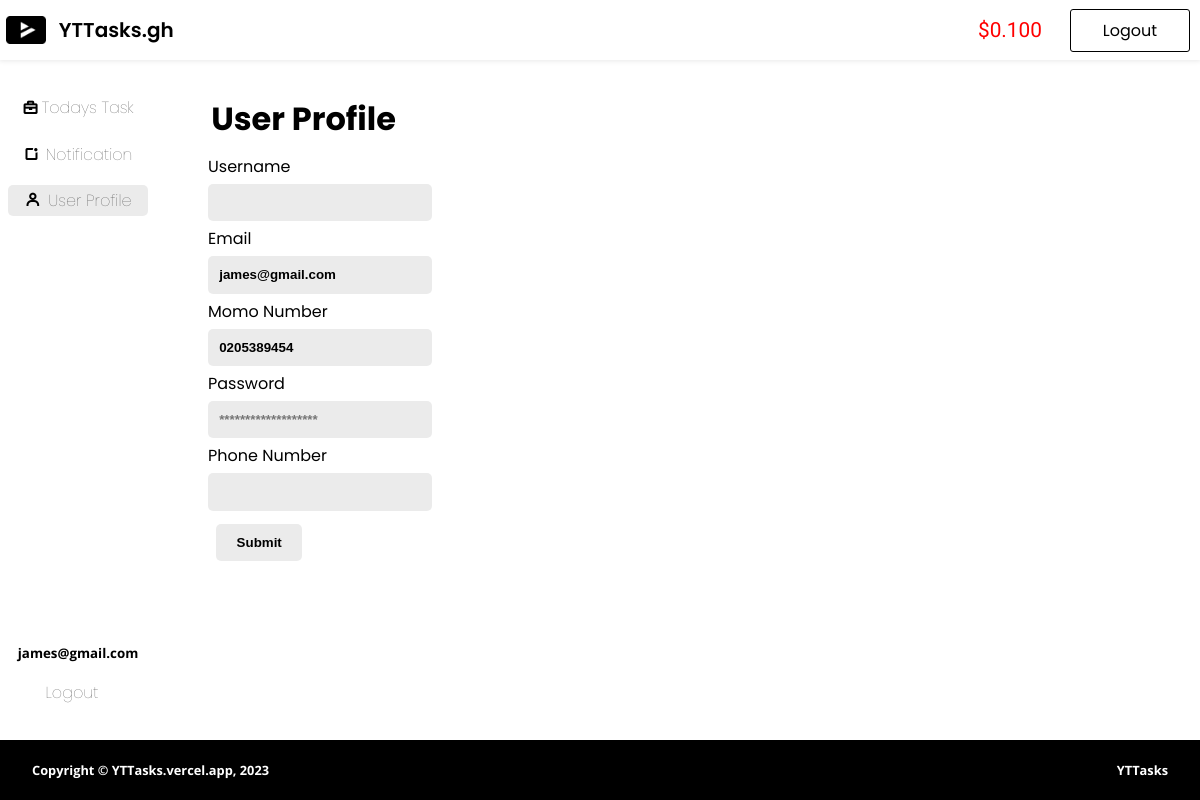
Screenshot of /dashboard/user_profile/ (signed in) with the database file from the repository.
### accounts/models.py (models this page shows, shortened)
class YTTasker_payout(models.Model):
    tasker = models.ForeignKey(User, on_delete=models.CASCADE)
    payout = models.FloatField()

class User(AbstractBaseUser, PermissionsMixin):
    username = None
    email = models.EmailField('Email', unique=True)
    last_login = models.DateTimeField(verbose_name='last login', auto_now=True)
    is_active = models.BooleanField(default=True)  # Add the is_active field
    is_staff = models.BooleanField(default=False)
    USERNAME_FIELD = 'email'
    REQUIRED_FIELDS = []  # Add any required fields here (e.g., first_name, last_name)
    objects = UserManager()

class Profile(models.Model):
    yttasker = models.ForeignKey(YTTasker, on_delete=models.CASCADE)
    username = models.CharField(max_length=100)
    email = models.EmailField(max_length=254)
    momo_number = PhoneNumberField(null=False, blank=False)
    password = models.CharField(max_length=50)
    phonenumber = PhoneNumberField(null=False, blank=False)

### dashboard/views.py (the view)
# urls.py: path('user_profile/', views.user_profile, name="user_profile"),
@login_required(login_url="accounts:login_yttasker")
def user_profile(request):
    if request.user.is_staff:
        return render(request, "dashboard/user_profile.html")
    new_yttasker_task = YTTasker_task.objects.filter(tasker=request.user, completed=True)
    point_sum = 0
    for task in new_yttasker_task:
        point_sum += task.task.point
    profile = Profile.objects.get(yttasker__email=request.user)
    return render(request, "dashboard/user_profile.html", {"yttasker_profile": profile,"point_sum": YTTasker_payout.objects.get(tasker__email=request.user).payout})

### dashboard/templates/dashboard/user_profile.html (shortened to what this page needs)
{% extends "dashboard/base.html" %}
{% load static %}
{% block custom-css %}
  <link rel="stylesheet" href="{% static 'dashboard/user_profile.css' %}">
{% endblock custom-css %}
{% block payout %}
<div class="payout">
    <small><span>${{point_sum |floatformat:"3"}}</span></small>
</div>
{% endblock payout %}
{% block content %}
<div class="main">
    <div class="sidemenu">
        <li><a href="{% url 'dashboard:dashboard' %}"><i class="bx bx-briefcase"></i>Todays Task</a></li>
        <li><a href="{% url 'dashboard:notification' %}"><i class="bx bx-notification"></i>Notification</a></li>
        <li class="active"><a href="#"><i class="bx bx-user"></i>User Profile</a></li>
        <div class="extra-menu">
            <small><b>{{request.user.email}}</b></small>
            <li><a href="{% url 'accounts:logout_yttasker' %}">Logout</a></li>
        </div>
    </div>
    <div class="main-content">
        <div class="user-form">
            <h3>User Profile</h3>
        <form action="{% url 'dashboard:update_profile' request.user.id %}" method="post">
            {% if request.user.is_staff %}
                <label for="username">Username</label>
                <input type="text" placeholder="{{request.user.username}}" name="username" value="{{request.user.username}}">
                <label for="email">Email</label>
                <input type="email" readonly name="email" id="email" placeholder="{{request.user.email}}" value="{{request.user.email}}">
                <label for="momo_number">Momo Number</label>
                <input type="number" name="momo_number" id="" placeholder="None">
                <label for="Password">Password</label>
                <input type="password" readonly name="password" placeholder="**************">
                <label for="phonenumber">Phone Number</label>
                <input type="number" name="phonenumber" placeholder="None" id="">
                <input class="btn" type="submit" placeholder="Update">
            {% else %}
                <label for="username">Username</label>
                <input type="text" placeholder="{{yttasker_profile.username}}" name="username" value="{{yttasker_profile.username}}">
                <label for="email">Email</label>
                <input type="email" readonly name="email" id="email" placeholder="{{yttasker_profile.email}}" value="{{yttasker_profile.email}}">
                <label for="momo_number">Momo Number</label>
                <input type="number" name="momo_number" id="" placeholder="{{yttasker_profile.momo_number}}" value="{{yttasker_profile.momo_number}}"">
                <label for="Password">Password</label>
                <input type="password" readonly name="password" placeholder="*******************" >
                <label for="phonenumber">Phone Number</label>
                <input type="number" name="phonenumber" placeholder="{{yttasker_profile.phonenumber}}" id="" value="{{yttasker_profile.phonenumber}}">
                <input class="btn" placeholder="Update" type="submit" >
            {% endif %}
        </form>
        </div>
    </div>
</div>
{% endblock content %}

### dashboard/static/dashboard/style.css (style rules this page uses)
body { width: 100%; height: 100vh; box-sizing: border-box; padding: 0; margin: 0; }
.payout { padding: 1rem .5rem; font-size: 1rem; font-family: "Ubuntu"; }
.payout span { color: red; font-size: 1.3rem; }

### dashboard/static/dashboard/base.css (style rules this page uses)
.sidemenu { width: 13%; height: 100%; display: flex; flex-direction: column; align-items: center; gap: 15px; padding: 2rem 0; box-sizing: border-box; }
.sidemenu li { list-style: none; display: flex; width: 90%; padding: 0.2rem 0.8rem; align-items: center; box-sizing: border-box; }
.sidemenu li.active { background: rgba(211, 211, 211, 0.4588235294); border-radius: 5px; }
.sidemenu li a { width: 100%; display: flex; align-items: center; justify-content: space-around; text-decoration: none; color: rgba(0, 0, 0, 0.692); font-family: "Poppins"; font-weight: lighter; }
.sidemenu li a i.bx { color: black; font-weight: bold; }
.sidemenu .extra-menu { display: flex; flex-direction: column; height: 100%; justify-content: flex-end; font-family: "Open Sans"; box-sizing: border-box; gap: 15px; }

### dashboard/static/dashboard/user_profile.css (style rules this page uses)
.main { width: 100%; height: calc(100% - 120px); box-sizing: border-box; display: flex; justify-content: space-between; }
.main .main-content { width: 80%; padding: 2rem; gap: 15px; }
.main .main-content .user-form { width: 50%; height: 100%; box-sizing: border-box; display: flex; flex-direction: column; justify-content: space-between; position: relative; }
.main .main-content .user-form h3 { font-size: 2em; font-family: "Poppins"; margin: 0.2rem; height: 10%; }
.main .main-content .user-form form { display: flex; flex-direction: column; width: 60%; height: 100%; font-family: "Poppins"; gap: 5px; white-space: nowrap; box-sizing: border-box; }
.main .main-content .user-form form input { width: 70%; border: none; font-weight: bolder; cursor: pointer; background-color: rgba(211, 211, 211, 0.4588235294); padding: 0.7rem; border-radius: 5px; display: flex; }
.main .main-content .user-form form input.btn { align-items: center; justify-content: center; width: 30%; bottom: 0; margin: .5rem; right: 0; box-sizing: border-box; }

### rows the page displays
YTTasker_payout: payout "0.100"
User: user.email "james@gmail.com"
Profile: email "james@gmail.com", momo_number "0205389454"
